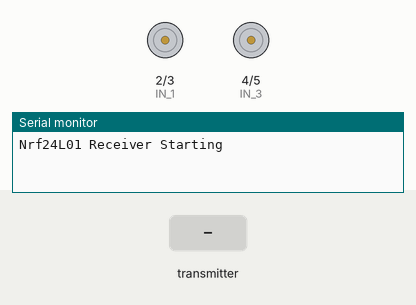
The sketch below on a simulated Arduino Uno, built with avr-gcc and run on an emulated ATmega328P. Parts: motor-driver pin pairs drawn as motors (green arrow = first pin HIGH = forward, orange = second pin HIGH = backward, longer = more drive), the last lines printed to the serial monitor. Inputs (shaded band) come from the test bench. No radio packets arrive unless stated.

Above: at 1.2 s.
1.3 s: the transmitter starts sending joystick.0 = 0
At 1.9 s:
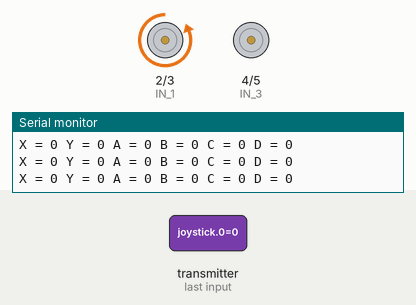
2.8 s: the transmitter starts sending joystick.0 = 512
At 3.6 s:
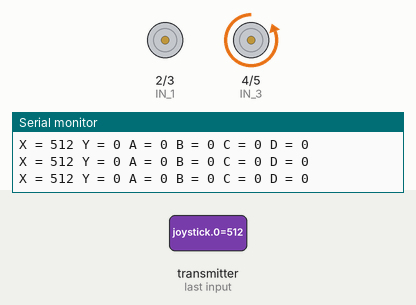
4.3 s: the transmitter starts sending joystick.1 = 0
10.3 s: the transmitter starts sending joystick.3 = 1023
Timing chart, 0 to 13.3 s (numbered marks = the images above; inputs shaded):
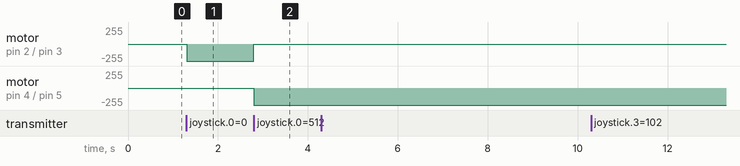

Measured:
- after the input at 1.3 s, motor on pin 2 (IN_1) / pin 3 (IN_2): stopped → backward 255/255 at once
- after the input at 2.8 s, motor on pin 2 (IN_1) / pin 3 (IN_2): backward 255/255 → stopped at once; motor on pin 4 (IN_3) / pin 5 (IN_4): stopped → backward 255/255 at once

The sketch:

car_nRF24.ino
```cpp
/* JoyStick module receiver code
 - CONNECTIONS: nRF24L01 Modules See:
   1 - GND
   2 - VCC 3.3V !!! NOT 5V
   3 - CE to Arduino pin 6
   4 - CSN to Arduino pin 8
   5 - SCK to Arduino pin 13
   6 - MOSI to Arduino pin 11
   7 - MISO to Arduino pin 12
   8 - UNUSED
 */
//-----( Import needed libraries )-----
#include <SPI.h>
#include <nRF24L01.h>
#include <RF24.h>
/*-----( Declare Constants and Pin Numbers )-----*/
#define CE_PIN 6
#define CSN_PIN 8

// NOTE: the "LL" at the end of the constant is "LongLong" type
const uint64_t pipe = 0xE8E8F0F0E1LL; // Define the transmit pipe

#define IN_1  2          // L298N #1 in 1 motor Front Right
#define IN_2  3          // L298N #1 in 2 motor Front Right
#define IN_3  4          // L298N #1 in 3 motor Back Right
#define IN_4  5          // L298N #1 in 4 motor Back Right


/*-----( Declare objects )-----*/
RF24 radio(CE_PIN, CSN_PIN); // Create a Radio
/*-----( Declare Variables )-----*/
int joystick[6];  // 6 element array holding Joystick readings
int speedRight = 0;
int speedLeft = 0;
int  xAxis, yAxis;
// the four button variables from joystick
int button_A;
int button_B;
int button_C;
int button_D;

void setup()
{


  pinMode(IN_1, OUTPUT);
  pinMode(IN_2, OUTPUT);
  pinMode(IN_3, OUTPUT);
  pinMode(IN_4, OUTPUT);


  Serial.begin(9600);
  Serial.println("Nrf24L01 Receiver Starting");

  radio.begin();
  radio.openReadingPipe(1,pipe);
  radio.startListening();
}

void loop()
{
  if ( radio.available() )
  {
      radio.read( joystick, sizeof(joystick) );
      xAxis = joystick[0];
      yAxis = joystick[1];

      // the four button variables from joystick array
      int button_A = joystick[2];
      int button_B = joystick[3];
      int button_C = joystick[4];
      int button_D = joystick[5];


// Y-axis used for forward and backward control
    if (yAxis < 340) {
    // Set Right Motors backward
    digitalWrite(IN_1, HIGH);
    digitalWrite(IN_2, LOW);
    digitalWrite(IN_3, HIGH);
    digitalWrite(IN_4, LOW);
  }

else if (yAxis > 350) {
    // Set Right Motors forward
    digitalWrite(IN_1, LOW);
    digitalWrite(IN_2, HIGH);
    digitalWrite(IN_3, LOW);
    digitalWrite(IN_4, HIGH);
  }
  else {
    digitalWrite(IN_1, LOW);
    digitalWrite(IN_2, LOW);
    digitalWrite(IN_3, LOW);
    digitalWrite(IN_4, LOW);
  }

// X-axis used for left and right control
  if (xAxis < 340) {
    digitalWrite(IN_1, LOW);
    digitalWrite(IN_2, HIGH);
    digitalWrite(IN_3, LOW);
    digitalWrite(IN_4, LOW);
  }
  if (xAxis > 350) {
    digitalWrite(IN_1, LOW);
    digitalWrite(IN_2, LOW);
    digitalWrite(IN_3, LOW);
    digitalWrite(IN_4, HIGH);
  }
  // Prevent buzzing at low speeds (Adjust according to your motors. My motors couldn't start moving if PWM value was below value of 70)
  if (speedLeft < 70) {
    speedLeft = 0;
  }
  if (speedRight < 70) {
    speedRight = 0;
  }


      Serial.print("X = ");
      Serial.print(xAxis);
      Serial.print(" Y = ");
      Serial.print(yAxis);
      Serial.print(" A = ");
      Serial.print(joystick[2]);
      Serial.print(" B = ");
      Serial.print(joystick[3]);
      Serial.print(" C = ");
      Serial.print(joystick[4]);
      Serial.print(" D = ");
      Serial.println(joystick[5]);


      }


  }


  
```
